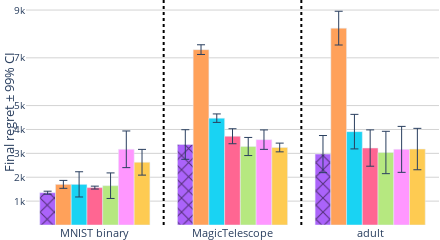

This figure's notebook cell:
### Code cell
import pandas as pd
import plotly.graph_objects as go
import numpy as np
import plotly.express as px
# Assuming df is your DataFrame and it has columns 'Dataset', 'Value', 'Model'

w = 0.1
def remove_substrings(s, substrings):
    for substring in substrings:
        s = s.replace(substring, '')
    return s


approaches = {
    #'EEneuralcbpside_v5': {'color': [255, 255, 0], 'label': 'EEneuralcbpside_v5'},  # Red
    'MLPNeural-CBP': {'color': [171, 99, 250], 'label': 'Neural-CBP'},  # Red
    'MLPIneurAL (official)': {'color': [255, 161, 90], 'label':'IneurAL (official)'},                    # Yellow
    'MLPIneurAL (less exploration)': {'color': [25, 211, 243], 'label':'IneurAL (less exploration)'},                    # Cyan
    'MLPNeuronal (official)': {'color': [255, 102, 146], 'label':'Neuronal (official)'},                  # Magenta
    'MLPNeuronal (less exploration)': {'color': [182, 232, 128], 'label':'Neuronal (less exploration)'},                   # Orange
    # 'MLPNeuronal (official, b)': {'color': [255, 102, 146], 'label':'Neuronal (official, b)'},                  # Magenta
    # 'MLPNeuronal (tuned, b)': {'color': [182, 232, 128], 'label':'Neuronal (tuned, b)'},                   # Orange
    'MLPMargin': {'color': [255, 151, 255], 'label':'Margin'},
    'MLPCesa': {'color': [254, 203, 82], 'label':'Cesa'},
}


# Create an empty figure
fig = go.Figure()


views = []
for appr in approaches.keys():
    print(appr)
    appr_name = approaches[appr]['label']
    r,g,b = approaches[appr]['color']

    subset = result[result['merge'] == appr]
    dec = False
    if appr_name not in views:
        dec = True
        views.append(appr_name)
    

    if 'CBP' in appr_name:
        fig.add_trace(go.Bar(
            x=subset['merge2'],
            y=subset['Mean'],
            name=appr_name,
            error_y=dict(type='data', array=subset['StdError'], visible=True,thickness=1 ),
            marker_color='rgba({},{},{},1)'.format(r,g,b),marker_pattern_shape='x',marker_pattern_fgcolor='black', 
            showlegend = dec,
            # width=w
            ))
    else: 
        fig.add_trace(go.Bar(
            x=subset['merge2'],
            y=subset['Mean'],
            name=appr_name,
            error_y=dict(type='data', array=subset['StdError'], visible=True,thickness=1 ),
            marker_color='rgba({},{},{},1)'.format(r,g,b), 
            showlegend = dec,
            # width=w
            ))


# Add vertical black lines between data groups

datasets = result['merge2'].unique()
print(datasets)
for i, dataset in enumerate(datasets[:-1]):
    if i == 2:
        fig.add_vline(x=i + 0.5, line_width=2, line_color="black")
    else:
        fig.add_vline(x=i + 0.5, line_width=2, line_color="black",  line_dash="dot")


siz = 13

def format_tick(val):
    """ Custom function to format the tick labels. """
    return f'{int(val / 1000)}k' if val >= 1000 else str(val)


fig.update_layout(
    width=440,
    height=180,
    plot_bgcolor='white',  # Sets the plot background color
    paper_bgcolor='white',  # Sets the overall figure background color
    barmode='group',
    margin=dict(l=0, r=1, t=0, b=0),  # Small margins
    xaxis=dict(
        tickmode='array',
        tickvals=result['merge2'].unique(),
        ticktext = [ remove_substrings(model, ['LeNet', 'MLP']) for model in result['merge2'].unique() ],
        tickfont=dict(size=siz-2)  # Increase X-axis tick font size
    ),

    yaxis=dict(
        # type="log",
        gridcolor='lightgrey',
        title="Final regret ± 99% CI",
        title_standoff=5,
        title_font=dict(size=siz),
        tickfont=dict(size=siz-3) , # Increase Y-axis tick font size
        tickmode='array',
        tickvals=[1000, 2000, 3000, 4000, 5000, 7000, 9000 ],  # Specify the values where you want ticks
        ticktext=[format_tick(val) for val in [1000, 2000, 3000, 4000, 5000, 7000, 9000]]  # Format those values
    ),
    showlegend=False

)

fig.show()
fig.write_image("./cr_figures/results_binary_MLP_b.pdf" )
fig.write_image("./cr_figures/results_binary_MLP_b.pdf" )

### Figure 1 — Plotly figure (JSON) as saved in the notebook; plotly's stock layout.template omitted (floating-point values rounded to 4 significant figures)
{"data": [{"error_y": {"array": [63.26, 619.8, 777.4], "thickness": 1, "type": "data", "visible": true}, "marker": {"color": "rgba(171,99,250,1)", "pattern": {"fgcolor": "black", "shape": "x"}}, "name": "Neural-CBP", "showlegend": true, "type": "bar", "x": ["MLPMNIST binary", "MLPMagicTelescope", "MLPadult"], "y": [1352.0, 3370.0, 2969.0]}, {"error_y": {"array": [165.7, 203.1, 706.9], "thickness": 1, "type": "data", "visible": true}, "marker": {"color": "rgba(255,161,90,1)"}, "name": "IneurAL (official)", "showlegend": true, "type": "bar", "x": ["MLPMNIST binary", "MLPMagicTelescope", "MLPadult"], "y": [1702.0, 7343.0, 8243.0]}, {"error_y": {"array": [528.0, 177.3, 723.0], "thickness": 1, "type": "data", "visible": true}, "marker": {"color": "rgba(25,211,243,1)"}, "name": "IneurAL (less exploration)", "showlegend": true, "type": "bar", "x": ["MLPMNIST binary", "MLPMagicTelescope", "MLPadult"], "y": [1701.0, 4473.0, 3909.0]}, {"error_y": {"array": [60.46, 313.7, 760.8], "thickness": 1, "type": "data", "visible": true}, "marker": {"color": "rgba(255,102,146,1)"}, "name": "Neuronal (official)", "showlegend": true, "type": "bar", "x": ["MLPMNIST binary", "MLPMagicTelescope", "MLPadult"], "y": [1566.0, 3717.0, 3222.0]}, {"error_y": {"array": [534.9, 379.1, 886.9], "thickness": 1, "type": "data", "visible": true}, "marker": {"color": "rgba(182,232,128,1)"}, "name": "Neuronal (less exploration)", "showlegend": true, "type": "bar", "x": ["MLPMNIST binary", "MLPMagicTelescope", "MLPadult"], "y": [1646.0, 3287, 3036.0]}, {"error_y": {"array": [767.6, 407.5, 962.0], "thickness": 1, "type": "data", "visible": true}, "marker": {"color": "rgba(255,151,255,1)"}, "name": "Margin", "showlegend": true, "type": "bar", "x": ["MLPMNIST binary", "MLPMagicTelescope", "MLPadult"], "y": [3170.0, 3574.0, 3167.0]}, {"error_y": {"array": [538.6, 182.7, 866.8], "thickness": 1, "type": "data", "visible": true}, "marker": {"color": "rgba(254,203,82,1)"}, "name": "Cesa", "showlegend": true, "type": "bar", "x": ["MLPMNIST binary", "MLPMagicTelescope", "MLPadult"], "y": [2628.0, 3246.0, 3180]}], "layout": {"barmode": "group", "height": 180, "margin": {"b": 0, "l": 0, "r": 1, "t": 0}, "paper_bgcolor": "white", "plot_bgcolor": "white", "shapes": [{"line": {"color": "black", "dash": "dot", "width": 2}, "type": "line", "x0": 0.5, "x1": 0.5, "xref": "x", "y0": 0, "y1": 1, "yref": "y domain"}, {"line": {"color": "black", "dash": "dot", "width": 2}, "type": "line", "x0": 1.5, "x1": 1.5, "xref": "x", "y0": 0, "y1": 1, "yref": "y domain"}], "showlegend": false, "width": 440, "xaxis": {"tickfont": {"size": 11}, "tickmode": "array", "ticktext": ["MNIST binary", "MagicTelescope", "adult"], "tickvals": ["MLPMNIST binary", "MLPMagicTelescope", "MLPadult"]}, "yaxis": {"gridcolor": "lightgrey", "tickfont": {"size": 10}, "tickmode": "array", "ticktext": ["1k", "2k", "3k", "4k", "5k", "7k", "9k"], "tickvals": [1000, 2000, 3000, 4000, 5000, 7000, 9000], "title": {"font": {"size": 13}, "standoff": 5, "text": "Final regret ± 99% CI"}}}}
